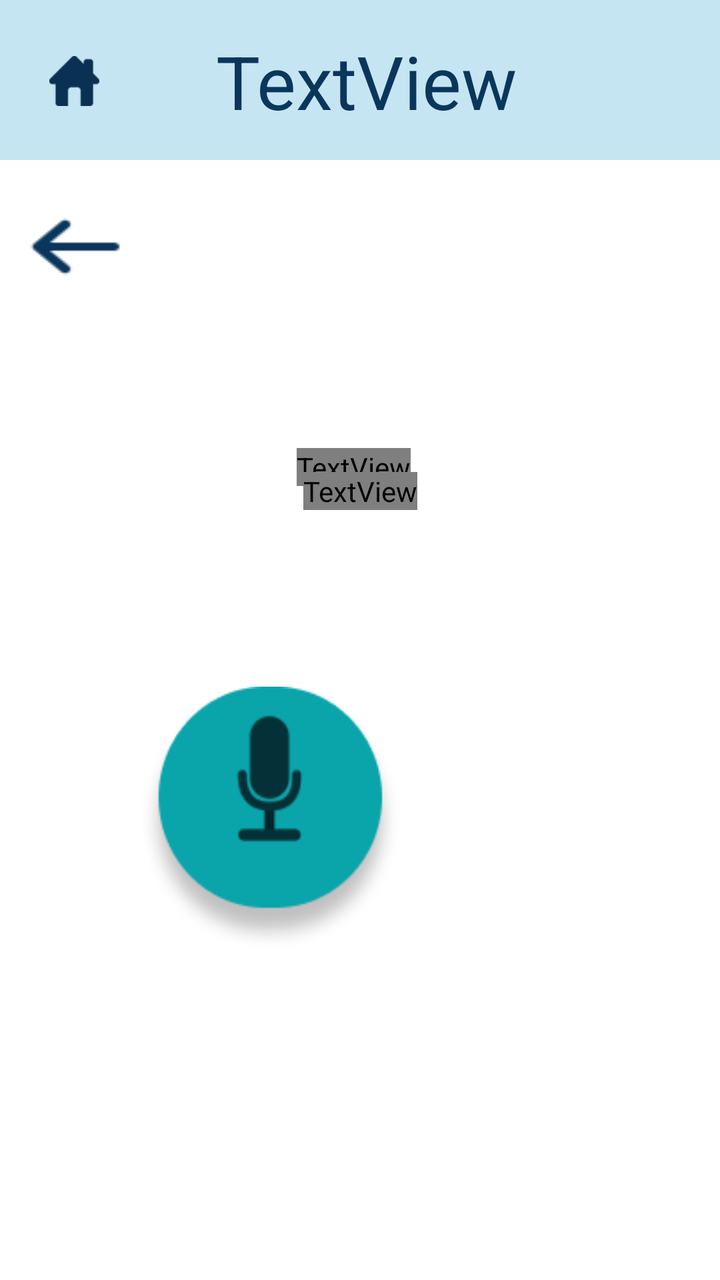
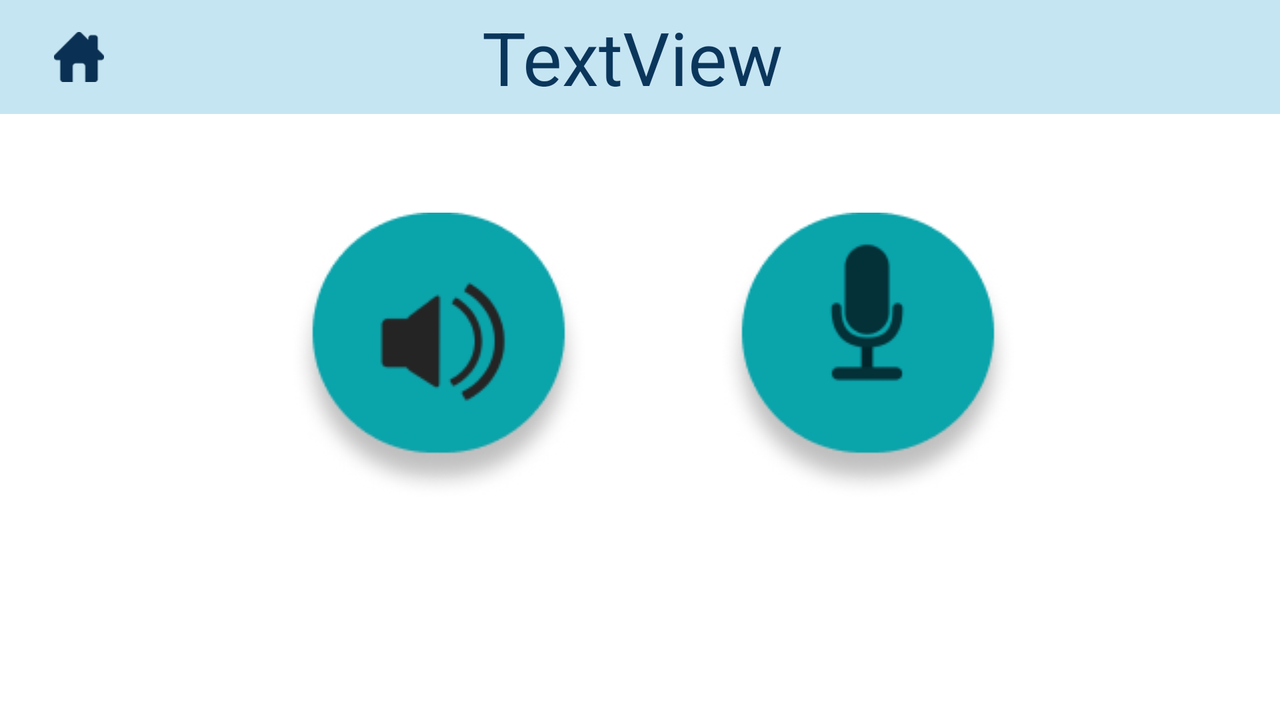

An Android layout and its configuration variant, each rendered on a device that would load it. The default file and the variant file are quoted in full after the pictures.
<!-- AndroidManifest.xml: application theme AppTheme -->
<!-- res/layout/activity_reading_test.xml -->
<?xml version="1.0" encoding="utf-8"?>
<android.support.constraint.ConstraintLayout xmlns:android="http://schemas.android.com/apk/res/android"
    xmlns:app="http://schemas.android.com/apk/res-auto"
    xmlns:tools="http://schemas.android.com/tools"
    android:layout_width="match_parent"
    android:layout_height="match_parent"
    android:layout_gravity="center"
    android:background="#ffffff"
    tools:context="edu.iau.abjad.AbjadApp.ReadingTest"
    tools:ignore="MissingDefaultResource">


    <include
        android:id="@+id/tolbar"
        layout="@layout/navigation_action_bar" />


    <Button
        android:id="@+id/next"
        android:layout_width="0dp"
        android:layout_height="wrap_content"
        android:layout_marginStart="8dp"
        android:layout_marginTop="16dp"
        android:background="@drawable/next_arrow"
        app:layout_constraintBottom_toTopOf="@+id/guidelineN2"
        app:layout_constraintDimensionRatio="#,16:13"
        app:layout_constraintStart_toStartOf="parent"
        app:layout_constraintTop_toTopOf="@+id/guidelineN"
        app:layout_constraintVertical_bias="0.0" />

    <android.support.constraint.Guideline
        android:id="@+id/guidelineN"
        android:layout_width="wrap_content"
        android:layout_height="wrap_content"
        android:orientation="horizontal"
        app:layout_constraintGuide_begin="20dp"
        app:layout_constraintGuide_percent="0.13" />

    <android.support.constraint.Guideline
        android:id="@+id/guidelineN2"
        android:layout_width="wrap_content"
        android:layout_height="wrap_content"
        android:orientation="horizontal"
        app:layout_constraintGuide_begin="20dp"
        app:layout_constraintGuide_percent="0.25" />

    <TextView
        android:id="@+id/nextLabel_test"
        android:layout_width="wrap_content"
        android:layout_height="wrap_content"
        android:layout_marginStart="8dp"
        android:layout_marginEnd="8dp"
        android:text="التالي"
        android:textColor="#0B365C"
        android:textSize="18sp"
        app:layout_constraintEnd_toEndOf="@+id/next"
        app:layout_constraintHorizontal_bias="0.629"
        app:layout_constraintStart_toStartOf="@+id/next"
        app:layout_constraintTop_toBottomOf="@+id/next"
        android:visibility="invisible"/>


    <TextView
        android:id="@+id/word_test"
        android:layout_width="wrap_content"
        android:layout_height="wrap_content"
        android:layout_marginTop="8dp"
        android:layout_marginEnd="8dp"
        android:layout_marginBottom="8dp"
        android:fontFamily="Arabic Typestting"
        android:textAlignment="center"
        android:textSize="30sp"
        app:layout_constraintBottom_toTopOf="@+id/guideline21"
        app:layout_constraintEnd_toEndOf="parent"
        app:layout_constraintHorizontal_bias="0.503"
        app:layout_constraintStart_toStartOf="parent"
        app:layout_constraintTop_toTopOf="@+id/guidelineN2" />

    <TextView
        android:id="@+id/sentence_test"
        android:layout_width="wrap_content"
        android:layout_height="wrap_content"
        android:layout_marginTop="8dp"
        android:layout_marginBottom="8dp"
        android:fontFamily="Arabic Typestting"
        android:textAlignment="center"
        android:textSize="50sp"
        app:layout_constraintBottom_toTopOf="@+id/guideline21"
        app:layout_constraintEnd_toEndOf="parent"
        app:layout_constraintStart_toStartOf="parent"
        app:layout_constraintTop_toTopOf="@+id/guidelineN2"
        app:layout_constraintVertical_bias="0.607" />

    <Button
        android:id="@+id/test_speaker_btn"
        android:layout_width="0dp"
        android:layout_height="0dp"
        android:layout_marginStart="8dp"
        android:layout_marginTop="4dp"
        android:layout_marginBottom="4dp"
        android:background="@drawable/listen"
        app:layout_constraintBottom_toTopOf="@+id/guideline2"
        app:layout_constraintDimensionRatio="16:16"
        app:layout_constraintEnd_toStartOf="@+id/test_mic_btn"
        app:layout_constraintHorizontal_bias="1.0"
        app:layout_constraintStart_toStartOf="@+id/guideline37"
        app:layout_constraintTop_toTopOf="@+id/guideline1"
        app:layout_constraintVertical_bias="0.0" />

    <Button
        android:id="@+id/test_mic_btn"
        android:layout_width="0dp"
        android:layout_height="0dp"
        android:layout_marginTop="4dp"
        android:layout_marginBottom="4dp"
        android:background="@drawable/mic"
        app:layout_constraintBottom_toTopOf="@+id/guideline2"
        app:layout_constraintDimensionRatio="16:16"
        app:layout_constraintEnd_toStartOf="@+id/guideline47"
        app:layout_constraintTop_toTopOf="@+id/guideline1"
        app:layout_constraintVertical_bias="0.0" />

    <ImageView
        android:id="@+id/abjad_reading_test"
        android:layout_width="0dp"
        android:layout_height="0dp"
        android:layout_marginStart="8dp"
        android:layout_marginTop="8dp"
        android:layout_marginEnd="8dp"
        android:layout_marginBottom="8dp"
        app:layout_constraintBottom_toBottomOf="parent"
        app:layout_constraintEnd_toStartOf="@+id/guideline37"
        app:layout_constraintStart_toStartOf="parent"
        app:layout_constraintTop_toBottomOf="@+id/guideline38" />

    <android.support.constraint.Guideline
        android:id="@+id/guideline38"
        android:layout_width="wrap_content"
        android:layout_height="wrap_content"
        android:orientation="horizontal"
        app:layout_constraintGuide_begin="20dp"
        app:layout_constraintGuide_percent="0.65" />

    <android.support.constraint.Guideline
        android:id="@+id/guideline1"
        android:layout_width="wrap_content"
        android:layout_height="wrap_content"
        android:orientation="horizontal"
        app:layout_constraintGuide_begin="20dp"
        app:layout_constraintGuide_percent="0.53" />

    <android.support.constraint.Guideline
        android:id="@+id/guideline2"
        android:layout_width="wrap_content"
        android:layout_height="wrap_content"
        android:orientation="horizontal"
        app:layout_constraintGuide_begin="20dp"
        app:layout_constraintGuide_percent="0.75" />

    <android.support.constraint.Guideline
        android:id="@+id/guideline5"
        android:layout_width="wrap_content"
        android:layout_height="wrap_content"
        android:orientation="vertical"
        app:layout_constraintGuide_begin="20dp"
        app:layout_constraintGuide_percent="0.50" />

    <android.support.constraint.Guideline
        android:id="@+id/guideline21"
        android:layout_width="wrap_content"
        android:layout_height="wrap_content"
        android:orientation="horizontal"
        app:layout_constraintGuide_begin="20dp"
        app:layout_constraintGuide_percent="0.48" />

    <android.support.constraint.Guideline
        android:id="@+id/guideline37"
        android:layout_width="wrap_content"
        android:layout_height="wrap_content"
        android:orientation="vertical"
        app:layout_constraintGuide_begin="20dp"
        app:layout_constraintGuide_percent="0.25" />



    <android.support.constraint.Guideline
        android:id="@+id/guidelineN3"
        android:layout_width="wrap_content"
        android:layout_height="wrap_content"
        android:orientation="vertical"
        app:layout_constraintGuide_begin="20dp"
        app:layout_constraintGuide_percent="0.11" />

    <android.support.constraint.Guideline
        android:id="@+id/guidelineN4"
        android:layout_width="wrap_content"
        android:layout_height="wrap_content"
        android:orientation="vertical"
        app:layout_constraintGuide_begin="20dp"
        app:layout_constraintGuide_percent="0.01" />

    <android.support.constraint.Guideline
        android:id="@+id/guideline47"
        android:layout_width="wrap_content"
        android:layout_height="wrap_content"
        android:orientation="vertical"
        app:layout_constraintGuide_begin="20dp"
        app:layout_constraintGuide_percent="0.56"/>

    <TextView
        android:id="@+id/loading_label_reading_test"
        android:layout_width="wrap_content"
        android:layout_height="37dp"
        android:layout_marginStart="8dp"
        android:layout_marginTop="8dp"
        android:layout_marginEnd="8dp"
        android:layout_marginBottom="8dp"
        android:drawableRight="@drawable/loading2"
        android:drawablePadding="8dp"
        android:text="جاري التحميل"
        android:textSize="24sp"
        android:visibility="invisible"
        app:layout_constraintBottom_toBottomOf="parent"
        app:layout_constraintEnd_toEndOf="parent"
        app:layout_constraintStart_toStartOf="parent"
        app:layout_constraintTop_toTopOf="parent"
        app:layout_constraintVertical_bias="0.334" />


</android.support.constraint.ConstraintLayout>
<!-- res/layout/navigation_action_bar.xml (included above) -->
<?xml version="1.0" encoding="utf-8"?>
<android.support.v7.widget.Toolbar xmlns:android="http://schemas.android.com/apk/res/android"
    xmlns:tools="http://schemas.android.com/tools"
    android:layout_width="match_parent"
    android:layout_height="80dp"
    xmlns:app="http://schemas.android.com/apk/res-auto"
    android:id="@+id/nav_action_bar"
    android:background="#C6E5F3"
    app:titleTextColor="#0B365C">

    <android.support.constraint.ConstraintLayout
        android:layout_width="match_parent"
        android:layout_height="match_parent">

        <TextView
            android:id="@+id/interface_title"
            android:layout_width="wrap_content"
            android:layout_height="wrap_content"
            android:text="TextView"
            android:textColor="#0B365C"
            android:textSize="18pt"
            app:layout_constraintBottom_toBottomOf="parent"
            app:layout_constraintHorizontal_bias="0.475"
            app:layout_constraintLeft_toLeftOf="parent"
            app:layout_constraintRight_toRightOf="parent"
            app:layout_constraintTop_toTopOf="parent"
            app:layout_constraintVertical_bias="0.517" />

        <ImageView
            android:id="@+id/home_icon"
            android:layout_width="25dp"
            android:layout_height="25dp"
            android:layout_marginBottom="16dp"
            android:layout_marginEnd="8dp"
            android:layout_marginLeft="16dp"
            android:layout_marginStart="8dp"
            android:layout_marginTop="16dp"
            app:layout_constraintBottom_toBottomOf="parent"
            app:layout_constraintEnd_toStartOf="@+id/interface_title"
            app:layout_constraintHorizontal_bias="0.016"
            app:layout_constraintLeft_toLeftOf="parent"
            app:layout_constraintStart_toStartOf="parent"
            app:layout_constraintTop_toTopOf="parent"
            app:layout_constraintVertical_bias="0.521"
            app:srcCompat="@drawable/home_icon" />

    </android.support.constraint.ConstraintLayout>


</android.support.v7.widget.Toolbar>
<!-- resources referenced by this layout -->
<resources>
  <!-- drawable home_icon: png bitmap (drawable, 1126 bytes) -->
  <!-- drawable listen: png bitmap (drawable, 7713 bytes) -->
  <!-- drawable loading2: png bitmap (drawable, 2056 bytes) -->
  <!-- drawable mic: png bitmap (drawable, 6751 bytes) -->
  <!-- drawable next_arrow: png bitmap (drawable, 529 bytes) -->
  <style name="AppTheme" parent="Theme.AppCompat.Light.NoActionBar">
          
          <item name="colorPrimary">@color/colorPrimary</item>
          <item name="colorPrimaryDark">@color/colorPrimaryDark</item>
          <item name="colorAccent">@color/colorAccent</item>
      </style>
  <color name="colorPrimary">#c6e5f3</color>
  <color name="colorPrimaryDark">#303F9F</color>
  <color name="colorAccent">#4dc4c4c4</color>
</resources>
<!-- res/layout-land/activity_reading_test.xml (the repository's variant of the layout above) -->
<!-- drawn on the phone turned sideways -->
<?xml version="1.0" encoding="utf-8"?>
<android.support.constraint.ConstraintLayout xmlns:android="http://schemas.android.com/apk/res/android"
    xmlns:app="http://schemas.android.com/apk/res-auto"
    xmlns:tools="http://schemas.android.com/tools"
    android:layout_width="match_parent"
    android:layout_height="match_parent"
    android:background="#ffffff"
    tools:context="edu.iau.abjad.AbjadApp.ReadingTest"
    android:layout_gravity="center">

    <include
        layout="@layout/navigation_action_bar"
        android:layout_width="match_parent"
        android:layout_height="wrap_content" />

    <TextView
        android:id="@+id/textView6"
        android:layout_width="0dp"
        android:layout_height="wrap_content"
        android:layout_marginBottom="364dp"
        android:layout_marginEnd="396dp"
        android:layout_marginStart="453dp"
        android:layout_marginTop="132dp"
        android:fontFamily="Arabic Typesetting"
        android:text="جاء النجـار المـاهـر"
        android:textColor="#000000"
        android:textSize="64sp"
        app:layout_constraintBottom_toBottomOf="parent"
        app:layout_constraintEnd_toEndOf="parent"
        app:layout_constraintHorizontal_bias="0.104"
        app:layout_constraintStart_toStartOf="parent"
        app:layout_constraintTop_toBottomOf="@+id/toolbar6"
        app:layout_constraintVertical_bias="0.328" />

    <LinearLayout
        android:id="@+id/buttons"
        android:layout_width="wrap_content"
        android:layout_height="wrap_content"
        android:layout_marginBottom="8dp"
        android:layout_marginEnd="8dp"
        android:layout_marginStart="8dp"
        android:layout_marginTop="8dp"
        android:orientation="horizontal"
        app:layout_constraintBottom_toBottomOf="parent"
        app:layout_constraintEnd_toEndOf="parent"
        app:layout_constraintHorizontal_bias="0.527"
        app:layout_constraintStart_toStartOf="parent"
        app:layout_constraintTop_toBottomOf="@+id/textView6"
        app:layout_constraintVertical_bias="0.502">

        <ImageButton
            android:id="@+id/imageView2"
            android:layout_width="wrap_content"
            android:layout_height="wrap_content"
            android:layout_marginBottom="8dp"
            android:layout_marginEnd="32dp"
            android:layout_marginTop="8dp"
            android:layout_weight="1"
            android:background="#ffffffff"
            app:layout_constraintBottom_toBottomOf="parent"
            app:layout_constraintEnd_toEndOf="parent"
            app:layout_constraintHorizontal_bias="0.64"
            app:layout_constraintStart_toEndOf="@+id/imageView9"
            app:layout_constraintStart_toStartOf="parent"
            app:layout_constraintTop_toBottomOf="@+id/textView6"
            app:layout_constraintVertical_bias="0.34"
            app:srcCompat="@drawable/listen" />

        <ImageButton
            android:id="@+id/imageView9"
            android:layout_width="151dp"
            android:layout_height="wrap_content"
            android:layout_marginBottom="8dp"
            android:layout_marginStart="32dp"
            android:layout_marginTop="8dp"
            android:layout_weight="1"
            android:background="#ffffffff"
            app:layout_constraintBottom_toBottomOf="parent"
            app:layout_constraintEnd_toEndOf="parent"
            app:layout_constraintEnd_toStartOf="@+id/imageView2"
            app:layout_constraintHorizontal_bias="0.795"
            app:layout_constraintStart_toStartOf="parent"
            app:layout_constraintTop_toBottomOf="@+id/textView6"
            app:layout_constraintVertical_bias="0.34"
            app:srcCompat="@drawable/mic" />
    </LinearLayout>

</android.support.constraint.ConstraintLayout>
<!-- resources referenced by the variant -->
<!-- as the phone turned sideways resolves them -->
<resources>
  <!-- drawable home_icon: png bitmap (drawable, 1126 bytes) -->
  <!-- drawable listen: png bitmap (drawable, 7713 bytes) -->
  <!-- drawable mic: png bitmap (drawable, 6751 bytes) -->
  <style name="AppTheme" parent="Theme.AppCompat.Light.NoActionBar">
          
          <item name="colorPrimary">@color/colorPrimary</item>
          <item name="colorPrimaryDark">@color/colorPrimaryDark</item>
          <item name="colorAccent">@color/colorAccent</item>
      </style>
  <color name="colorPrimary">#c6e5f3</color>
  <color name="colorPrimaryDark">#303F9F</color>
  <color name="colorAccent">#4dc4c4c4</color>
</resources>
